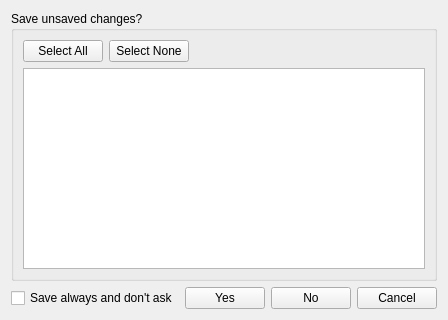
<?xml version="1.0" encoding="UTF-8"?>
<ui version="4.0">
 <class>DlgSave</class>
 <widget class="QWidget" name="DlgSave">
  <property name="geometry">
   <rect>
    <x>0</x>
    <y>0</y>
    <width>408</width>
    <height>320</height>
   </rect>
  </property>
  <property name="windowTitle">
   <string>Save Changes?</string>
  </property>
  <property name="windowIcon">
   <iconset resource="../resource/resource.qrc">
    <normaloff>:/32x32_ico_png/save.png</normaloff>:/32x32_ico_png/save.png</iconset>
  </property>
  <layout class="QVBoxLayout" name="verticalLayout_2">
   <item>
    <widget class="QGroupBox" name="groupBox">
     <property name="title">
      <string>Save unsaved changes?</string>
     </property>
     <layout class="QVBoxLayout" name="verticalLayout">
      <item>
       <layout class="QHBoxLayout" name="horizontalLayout_3">
        <item>
         <widget class="QPushButton" name="btnSelectAll">
          <property name="text">
           <string>Select All</string>
          </property>
         </widget>
        </item>
        <item>
         <widget class="QPushButton" name="btnSelectNone">
          <property name="text">
           <string>Select None</string>
          </property>
         </widget>
        </item>
        <item>
         <spacer name="horizontalSpacer_2">
          <property name="orientation">
           <enum>Qt::Horizontal</enum>
          </property>
          <property name="sizeHint" stdset="0">
           <size>
            <width>40</width>
            <height>20</height>
           </size>
          </property>
         </spacer>
        </item>
       </layout>
      </item>
      <item>
       <widget class="QListWidget" name="listWidget"/>
      </item>
     </layout>
    </widget>
   </item>
   <item>
    <layout class="QHBoxLayout" name="horizontalLayout">
     <item>
      <widget class="QCheckBox" name="chkSaveAutomatically">
       <property name="text">
        <string>Save always and don't ask</string>
       </property>
      </widget>
     </item>
     <item>
      <spacer name="horizontalSpacer">
       <property name="orientation">
        <enum>Qt::Horizontal</enum>
       </property>
       <property name="sizeHint" stdset="0">
        <size>
         <width>40</width>
         <height>20</height>
        </size>
       </property>
      </spacer>
     </item>
     <item>
      <widget class="QPushButton" name="btnYes">
       <property name="text">
        <string>Yes</string>
       </property>
      </widget>
     </item>
     <item>
      <widget class="QPushButton" name="btnNo">
       <property name="text">
        <string>No</string>
       </property>
      </widget>
     </item>
     <item>
      <widget class="QPushButton" name="btnCancel">
       <property name="text">
        <string>Cancel</string>
       </property>
      </widget>
     </item>
    </layout>
   </item>
  </layout>
 </widget>
 <tabstops>
  <tabstop>btnSelectAll</tabstop>
  <tabstop>btnSelectNone</tabstop>
  <tabstop>listWidget</tabstop>
  <tabstop>chkSaveAutomatically</tabstop>
  <tabstop>btnYes</tabstop>
  <tabstop>btnNo</tabstop>
  <tabstop>btnCancel</tabstop>
 </tabstops>
 <resources>
  <include location="../resource/resource.qrc"/>
 </resources>
 <connections/>
</ui>
